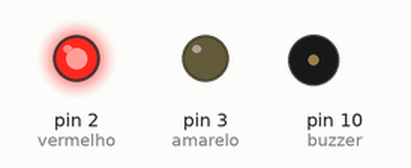
This sketch was run on a simulated Arduino Uno, built with avr-gcc and run on an emulated ATmega328P. On the bench: output pins drawn as LEDs (lit = HIGH), buzzer (waves = sounding).

Above: at 0.05 s.
At 1.45 s:
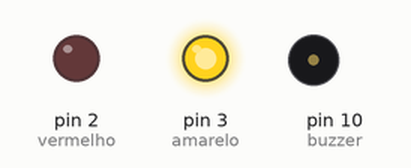
At 2.76 s:
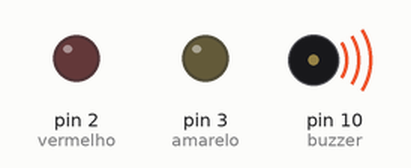
Timing chart, 0 to 3.1 s (numbered marks = the images above):
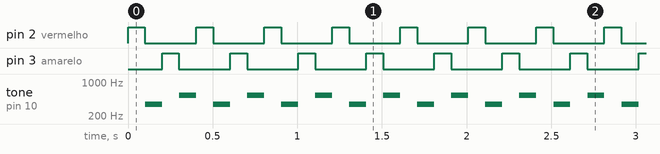

The sketch:

Atividade4.ino
```cpp
#include <Servo.h>

#define buzzer 10
void setup() {
  pinMode(buzzer, OUTPUT);
  pinMode(2,OUTPUT); //vermelho
  pinMode(3,OUTPUT); //amarelo
}

int tempoAmarelo  = 100;
int tempoVermelho = 100;

void loop() {

  digitalWrite(2,HIGH);
  delay(tempoVermelho);
  digitalWrite(2,LOW);
  delay(true);

  tone(buzzer, 349); //fá
  delay(100);
  noTone(buzzer);

  digitalWrite(3,HIGH);
  delay(tempoAmarelo);
  digitalWrite(3,LOW);
  delay(true);

  tone(buzzer, 528); //dó
  delay(100);
  noTone(buzzer);
}
```

Measured:
- by itself, pin 2 (vermelho), pin 3 (amarelo): alternates HIGH for 0.10 s and LOW for 0.30 s
- by itself, tone on pin 10 (buzzer): repeats every 0.40 s: silent 0.10 s, 528 Hz 0.10 s, silent 0.10 s, 349 Hz 0.10 s
